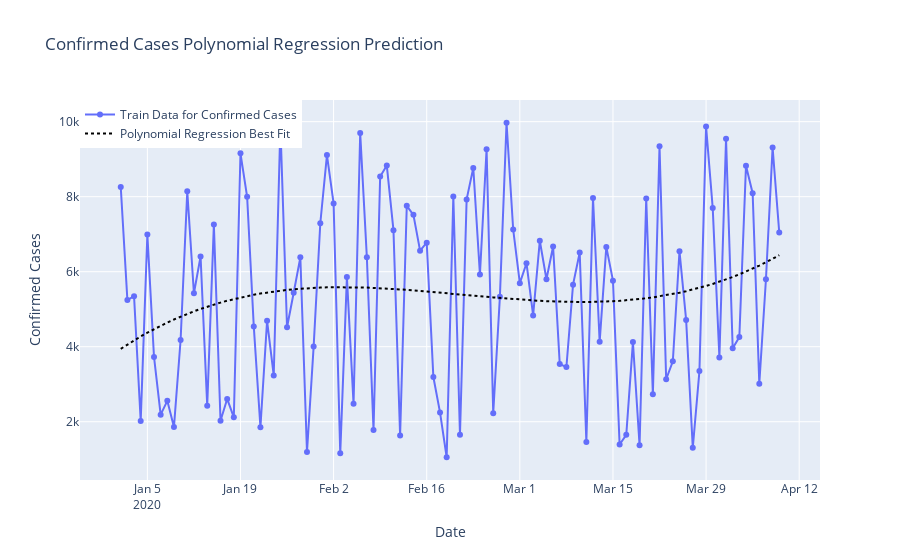

The cell this chart's notebook holds for it:
### Code cell
import numpy as np
import pandas as pd
import plotly.graph_objs as go
from sklearn.preprocessing import PolynomialFeatures
from sklearn.linear_model import LinearRegression
import matplotlib.pyplot as plt

# Example DataFrame (replace with your actual data)
datewise = pd.DataFrame({
    "Days Since": np.arange(100),  # Example feature
    "Confirmed": np.random.randint(1000, 10000, size=100)
}, index=pd.date_range(start="2020-01-01", periods=100))

# Define Polynomial Features and Linear Regression
poly = PolynomialFeatures(degree=3)  # Change degree as needed
linreg = LinearRegression()

# Transform the feature and fit the model
comp_data = poly.fit_transform(np.array(datewise["Days Since"]).reshape(-1, 1))
linreg.fit(comp_data, datewise["Confirmed"])

# Predict using the Polynomial Regression model
predictions_poly = linreg.predict(comp_data)

# Plotting Polynomial Regression predictions
fig = go.Figure()

fig.add_trace(go.Scatter(x=datewise.index, y=datewise["Confirmed"],
                        mode='lines+markers', name="Train Data for Confirmed Cases"))
fig.add_trace(go.Scatter(x=datewise.index, y=predictions_poly,
                        mode='lines', name="Polynomial Regression Best Fit",
                        line=dict(color='black', dash='dot')))

fig.update_layout(title="Confirmed Cases Polynomial Regression Prediction",
                  xaxis_title="Date", yaxis_title="Confirmed Cases",
                  legend=dict(x=0, y=1, traceorder="normal"))

fig.show()
